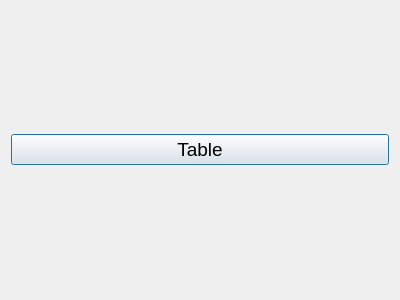
<?xml version="1.0" encoding="UTF-8"?>
<ui version="4.0">
 <class>QueriesDialog</class>
 <widget class="QDialog" name="QueriesDialog">
  <property name="windowModality">
   <enum>Qt::WindowModal</enum>
  </property>
  <property name="geometry">
   <rect>
    <x>0</x>
    <y>0</y>
    <width>400</width>
    <height>300</height>
   </rect>
  </property>
  <property name="windowTitle">
   <string>Queries</string>
  </property>
  <layout class="QGridLayout" name="gridLayout">
   <item row="0" column="0">
    <widget class="QPushButton" name="bSelectTable">
     <property name="font">
      <font>
       <pointsize>14</pointsize>
      </font>
     </property>
     <property name="text">
      <string>Table</string>
     </property>
    </widget>
   </item>
  </layout>
 </widget>
 <resources/>
 <connections/>
</ui>
